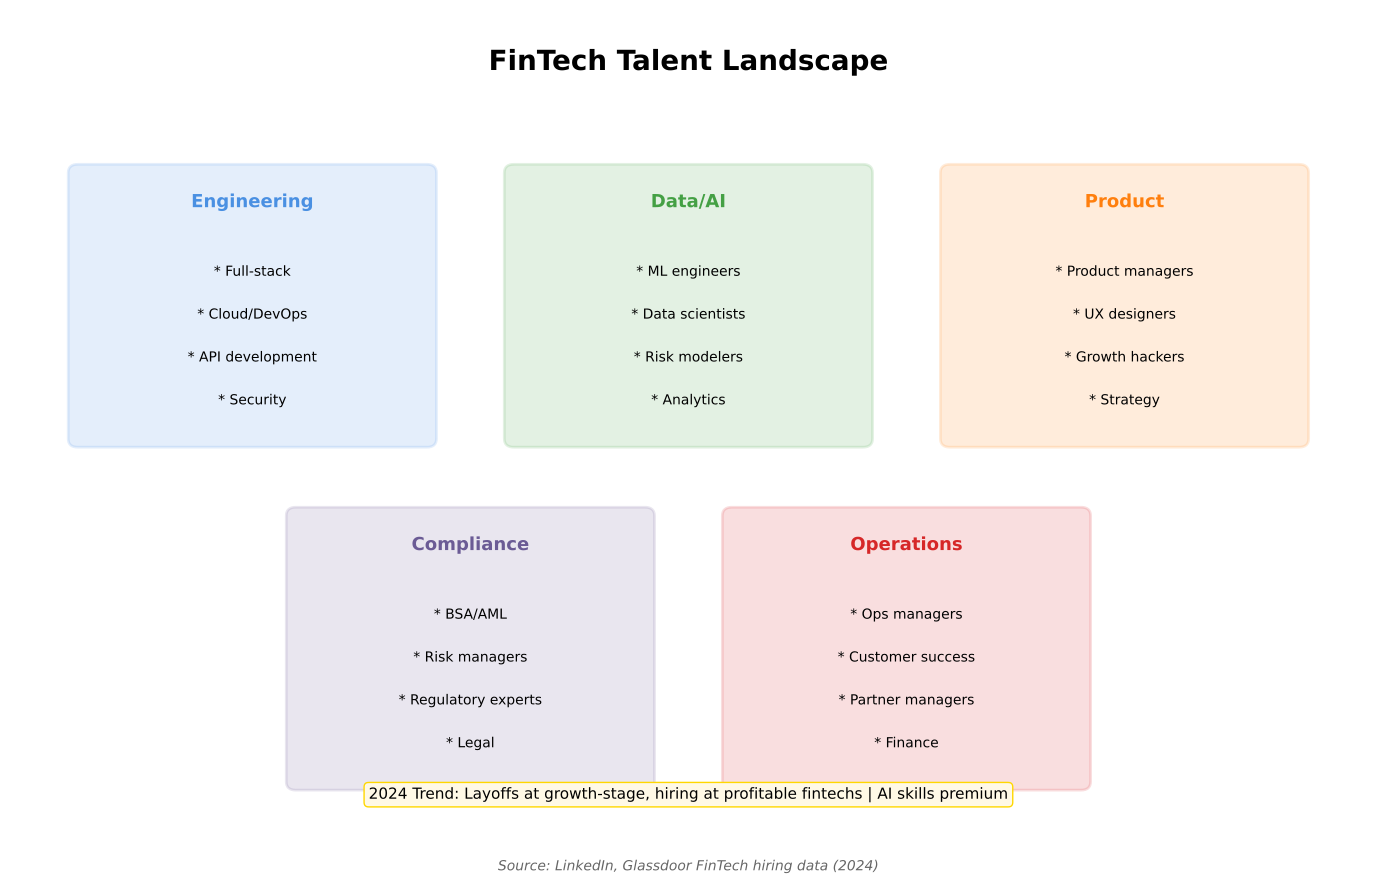

Source code (Python):
"""
FinTech Talent Landscape
Shows FinTech talent and hiring trends

Output: fintech_talent_landscape.pdf
Module: module_01_fintech
Lesson: 12 - FinTech Trends
"""

from pathlib import Path
import matplotlib.pyplot as plt
import matplotlib.patches as mpatches
import numpy as np

CHART_METADATA = {
    'title': 'FinTech Talent Landscape',
    'module': 'module_01_fintech',
    'lesson': 12,
    'url': 'https://github.com/Digital-AI-Finance/digital-finance/tree/main/module_01_fintech/figures/fintech_talent_landscape'
}

plt.rcParams.update({
    'font.size': 14,
    'axes.labelsize': 14,
})

def create_chart():
    """Create FinTech talent landscape diagram"""
    fig, ax = plt.subplots(figsize=(14, 9))
    ax.set_xlim(0, 14)
    ax.set_ylim(0, 10)
    ax.axis('off')

    # Title
    ax.text(7, 9.3, 'FinTech Talent Landscape', fontsize=20, fontweight='bold', ha='center')

    # In-demand roles
    roles = [
        {
            'name': 'Engineering',
            'x': 2.5, 'y': 6.5,
            'color': '#4A90E2',
            'skills': ['Full-stack', 'Cloud/DevOps', 'API development', 'Security']
        },
        {
            'name': 'Data/AI',
            'x': 7, 'y': 6.5,
            'color': '#44A044',
            'skills': ['ML engineers', 'Data scientists', 'Risk modelers', 'Analytics']
        },
        {
            'name': 'Product',
            'x': 11.5, 'y': 6.5,
            'color': '#FF7F0E',
            'skills': ['Product managers', 'UX designers', 'Growth hackers', 'Strategy']
        },
        {
            'name': 'Compliance',
            'x': 4.75, 'y': 2.5,
            'color': '#6B5B95',
            'skills': ['BSA/AML', 'Risk managers', 'Regulatory experts', 'Legal']
        },
        {
            'name': 'Operations',
            'x': 9.25, 'y': 2.5,
            'color': '#D62728',
            'skills': ['Ops managers', 'Customer success', 'Partner managers', 'Finance']
        },
    ]

    for role in roles:
        box = mpatches.FancyBboxPatch((role['x']-1.8, role['y']-1.5), 3.6, 3.1,
                                       boxstyle='round,pad=0.1',
                                       facecolor=role['color'], alpha=0.15,
                                       edgecolor=role['color'], lw=2)
        ax.add_patch(box)
        ax.text(role['x'], role['y']+1.2, role['name'], ha='center',
               fontsize=13, fontweight='bold', color=role['color'])

        for i, skill in enumerate(role['skills']):
            ax.text(role['x'], role['y']+0.4-i*0.5, f'* {skill}', ha='center', fontsize=10)

    # 2024 trend
    trend = "2024 Trend: Layoffs at growth-stage, hiring at profitable fintechs | AI skills premium"
    ax.text(7, 0.8, trend, ha='center', fontsize=11,
           bbox=dict(boxstyle='round', facecolor='#FFF9E6', edgecolor='#FFD700'))

    # Source
    fig.text(0.5, 0.02, 'Source: LinkedIn, Glassdoor FinTech hiring data (2024)',
            fontsize=10, ha='center', style='italic', color='#666666')

    plt.tight_layout()

    output_path = Path(__file__).parent / 'fintech_talent_landscape.pdf'
    plt.savefig(output_path, format='pdf', dpi=300, bbox_inches='tight')
    plt.close()
    print(f"Chart saved to: {output_path}")
    return output_path

if __name__ == '__main__':
    create_chart()
